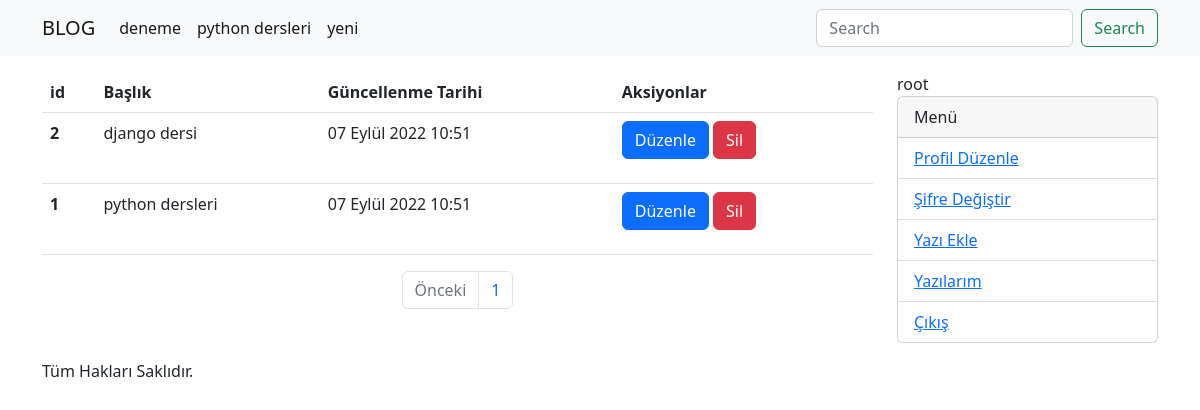
/yazilarim (signed in), run on an earlier commit of the app's database.
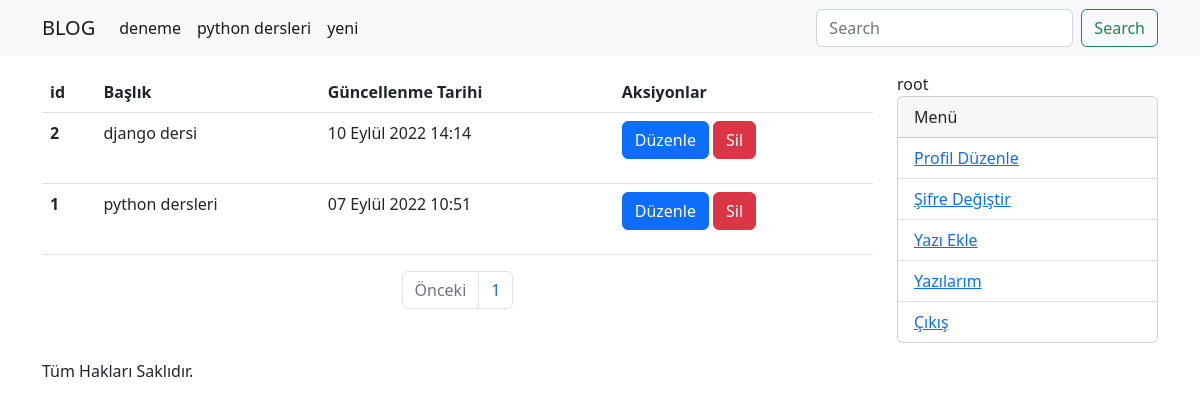
And on a later commit of the database.
### blog/models/yazi.py (models this page shows, shortened)
class YazilarModel(DateAbstractModel):
    resim=models.ImageField(upload_to='yazi_resimleri')
    baslik = models.CharField(max_length=50)
    icerik = RichTextField()
    slug = AutoSlugField(populate_from='baslik', unique=True)
    kategoriler = models.ManyToManyField(KategoriModel, related_name='yazi' )
    yazar = models.ForeignKey('account.CustomUserModel', on_delete = models.CASCADE, related_name='yazilar')
    class Meta:
        verbose_name='Yazi'
        verbose_name_plural='Yazilar'
        db_table='Yazi'

### blog/views/yazilarim.py (the view)
# urls.py: path('yazilarim', yazilarim, name='yazilarim'),
@login_required(login_url='/')
def yazilarim(request):
    yazilar = request.user.yazilar.order_by('-id')
    sayfa =  request.GET.get('sayfa')
    paginator = Paginator(yazilar, 5)
    return render(request, 'pages/yazilarim.html', context={
        'yazilar': paginator.get_page(sayfa),
    })

### account/models.py (called while the page is built)
    def __str__(self):
        return self.username

### blog/templatetags/kategori_list.py (called while the page is built)
@register.simple_tag
def kategori_list():
    kategoriler=KategoriModel.objects.all()
    return kategoriler

### blog/templates/pages/yazilarim.html (shortened to what this page needs)
{% extends 'base.html' %}
{% block content %}
<table class="table">
    <thead>
      <tr>
        <th scope="col">id</th>
        <th scope="col">Başlık</th>
        <th scope="col">Güncellenme Tarihi</th>
        <th scope="col">Aksiyonlar</th>
        </tr>
    </thead>
    <tbody>
        {% for yazi in yazilar %}
            <tr>
                <th scope="row">{{ yazi.id }}</th>
                <td>{{ yazi.baslik }}</td>
                <td>{{ yazi.duzenlenme_tarihi}}</td>
                <td>
                  <P>
                    <a class="btn btn-primary" href="{% url 'yazi-guncelle' slug=yazi.slug %}">Düzenle</a>
                    <a class="btn btn-danger" href="{% url 'yazi-sil' slug=yazi.slug %}">Sil</a>
                  </P>
                </td>
            </tr>
        {% empty %}
        <div class="alert alert-warning" role="alert">
          <p>Hiç yazınız yok..</p>
        </div>
        {% endfor %}
    </tbody>
  </table>
<nav aria-label="Page navigation example">
  <ul class="pagination justify-content-center">
    {% if yazilar.has_previous %}
    <li class="page-item ">
      <a class="page-link" href="?sayfa={{yazilar.previous_page_number}}">Önceki</a>
    </li>
    {% else %}
    <li class="page-item disabled">
      <a class="page-link">Önceki</a>
    </li>
    {% endif %}
    <li class="page-item"><a class="page-link" href="#">{{yazilar.number}}</a></li>
  </ul>
</nav>
{% endblock %}

What changed in the data, as far as the page shows it:
changed YazilarModel "django dersi": duzenlenme_tarihi "07 Eylül 2022 10:51" → "10 Eylül 2022 14:14"
